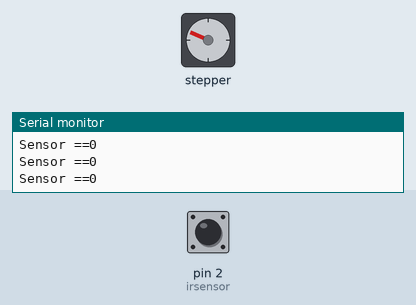
Simulated run of this sketch. Board: Arduino Uno, built with avr-gcc and run on an emulated ATmega328P. Shown: stepper motor, the last lines printed to the serial monitor. Inputs (shaded band) come from the test bench; at power-on: pin 2 (irsensor) LOW. Stepper angles assume 4075 steps per turn.

Above: at 1.2 s.
1.3 s: pin 2 (irsensor) driven HIGH
At 1.6 s:
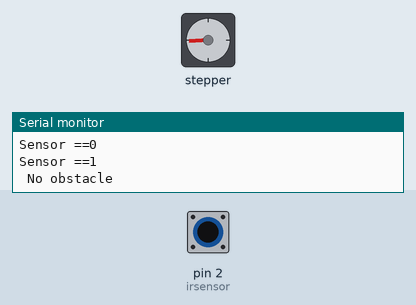
3.8 s: pin 2 (irsensor) driven LOW
At 4.48 s:
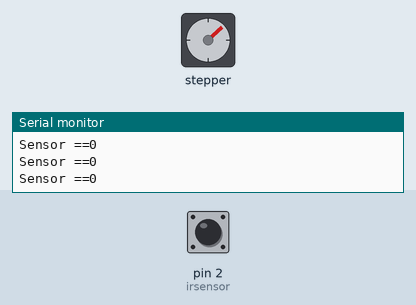
At 5.1 s:
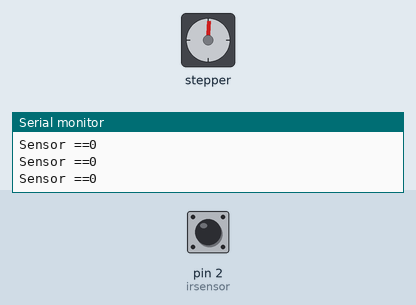
6.8 s: pin 2 (irsensor) pulsed HIGH 2 times (0.12 s each, 0.3 s apart)
Timing chart, 0 to 11.5 s (numbered marks = the images above; inputs shaded):
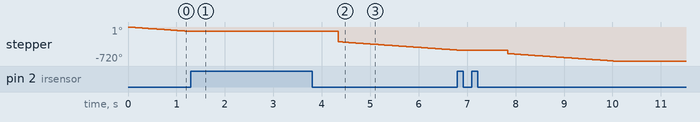

Measured:
- after the input at 1.3 s, stepper: goes on until 1.3 s, then stays -94°
- after the input at 3.8 s, stepper: keeps turning counter-clockwise at about 161°/s, starting after 0.54 s
- by itself, stepper: keeps turning counter-clockwise at about 72°/s

The sketch:

urnasketch_copy_20250528201456.ino
```cpp
#include <CustomStepper.h>

int irsensor= 2;                    // Вывод OUT на модуле подключен к выходу 7 Arduino
int sensorvalue;                    // Переменная для хранения показаний датчика


CustomStepper stepper(8, 9, 10, 11);  // Указываем пины, к которым подключен драйвер шагового двигателя
boolean rotate1 = false;              // Переменная для смены режимов
boolean rotatedeg = false;            // Переменная для смены режимов
boolean crotate = false;              // Переменная для смены режимов


void setup()
{
 Serial.begin(9600);                // Задаем скорость передачи данных
 pinMode(irsensor,INPUT);
 stepper.setRPM(12);                 // Устанавливаем количество оборотов в минуту
 stepper.setSPR(4075.7728395);       // Устанавливаем колочество шагов на полный оборот. Максимальное значение 4075.7728395
 if (stepper.isDone() &&  rotate1 == false)
  {
    stepper.setDirection(CCW);        // Устанавливает направление вращения (по часовой)
    stepper.rotate(2);                // Устанавливает вращение на заданное количество оборотов
    rotate1 = true;
  }
  if (stepper.isDone() && rotate1 == true && rotatedeg == false)
  {
    stepper.setDirection(CW);         // Устанавливает направление вращения (против часовой)
    stepper.rotateDegrees(90);        // Поворачивает вал на заданное кол-во градусов
    rotatedeg = true;
  }
  if (stepper.isDone() && rotatedeg == true && crotate == false)
  {
    stepper.setDirection(CCW);        // Устанавливает направление вращения (по часовой)
    stepper.rotate();                 // Будет вращать пока не получит команду о смене направления или STOP
    crotate = true;
  }

}

void loop()
{

 sensorvalue=digitalRead(irsensor); // Считываем показания в переменной sensorvalue.
 Serial.print("Sensor ==");         // Выводим текст
 Serial.println(sensorvalue);       // Выводим текст
 if (sensorvalue==1)
 {
  Serial.println(" No obstacle");   // Выводим текст
  delay (1000);
 }
 else{
   stepper.run();
 }

}
```
